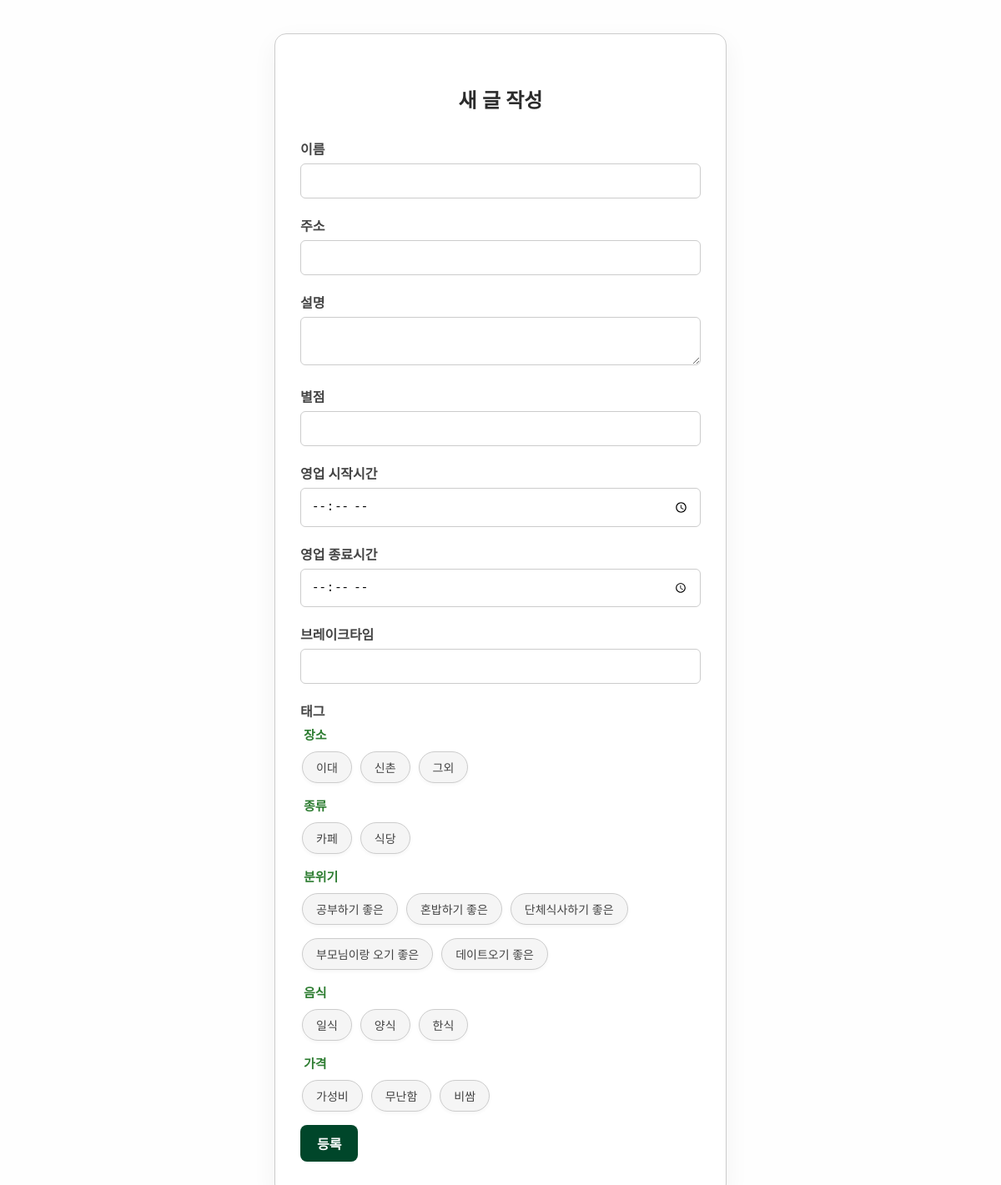
The app's page /new with its own data.
### helloSecurity/models/models.py (models this page shows)
class TagCategory(db.Model):
    __tablename__ = "tag_categories"
    id   = db.Column(db.Integer, primary_key=True)
    name = db.Column(db.String(50), unique=True, nullable=False)
    tags = db.relationship("Tag",
                            backref="category",
                            cascade="all, delete-orphan")

class Tag(db.Model):
    id = db.Column(db.Integer, primary_key=True)
    name = db.Column(db.String(50), nullable=False)
    category_id = db.Column(db.Integer,
                            db.ForeignKey("tag_categories.id"),
                            nullable=False)

### helloSecurity/routes/restaurant.py (the view, shortened to what this page needs)
@bp.route("/new", methods=["GET", "POST"]) # naver.com/restaurant/update
def create():
    categories = TagCategory.query.order_by(TagCategory.id).all()
    return render_template("restaurants/create.html",
                           tags=[],               # ← 안 써도 되지만 호환용
                           categories=categories)

### helloSecurity/templates/restaurants/create.html (shortened to what this page needs)
<!DOCTYPE html>
<html lang="ko">
<head>
  <link href="../../static/css/style.css" rel="stylesheet" />
</head>
<body>
  <form class="form-container" method="post">
    <h2>새 글 작성</h2>
    <label>이름</label>
    <input name="name" value="{{ restaurant.name if restaurant else '' }}"><br>
    <label>주소</label>
    <input name="address" value="{{ restaurant.address if restaurant else '' }}"><br>
    <label>설명</label>
    <textarea name="description">{{ restaurant.description if restaurant else '' }}</textarea><br>
    <label>별점</label>
    <input name="rating" value="{{restaurant.rating if restaurant else ''}}">
    <label>영업 시작시간</label>
    <input name="start_hour" type="time" value="{{restaurant.start_hour if restaurant else ''}}">
    <label>영업 종료시간</label>
    <input name="end_hour" type="time" value="{{restaurant.end_hour if restaurant else ''}}">
    <label>브레이크타임</label>
    <input name="breaktime" value="{{restaurant.break_time if restaurant else ''}}">
    <label>태그</label>
  {% for cat in categories %}
  <fieldset>
    <legend>{{ cat.name }}</legend>
    <div class="tag-checkbox-group">
      {% for tag in cat.tags %}
        <div class="tag-checkbox">
          <label for="tag-{{ tag.id }}">{{ tag.name }}</label>
        </div>
      {% endfor %}
    </div>
  </fieldset>
{% endfor %}
    <button id="submit-btn" class="btn" type="submit">등록</button>
</form>
</body>
</html>

### helloSecurity/static/css/style.css (style rules this page uses)
body { font-family: 'Pretendard', 'Segoe UI', sans-serif; margin: 40px; background-color: #fefefe; color: #333; }
.btn { background-color: #00462a; color: #fff; padding: 10px 20px; border: none; border-radius: 8px; font-weight: bold; cursor: pointer; width: 100%; transition: background-color 0.2s ease; width:auto; font-size:1em; text-decoration: none; }
.form-container { max-width: 480px; margin: 0 auto; padding: 40px 30px; border: 1px solid #ccc; border-radius: 14px; background: #fff; box-shadow: 0 10px 30px rgba(0,0,0,0.05); }
h2 { text-align: center; margin-bottom: 30px; color: #2c2c2c; }
label { display: block; margin-bottom: 6px; font-weight: 600; color: #444; }
input, select, textarea { width: 100%; padding: 12px; margin-bottom: 20px; border: 1.5px solid #ccc; border-radius: 6px; font-size: 14px; box-sizing: border-box; transition: border-color 0.2s ease; }
fieldset { border: none; margin-bottom: 10px; padding: 0; }
legend { font-weight:600; font-size:15px; margin-bottom:10px; color:#2e7d32; }
.tag-checkbox-group { display:flex; flex-wrap:wrap; gap:10px; }
.tag-checkbox label { display:inline-block; padding:8px 16px; border:1.5px solid #ccc; border-radius:999px; background:#f5f5f5; color:#444; font-size:14px; font-weight:500; cursor:pointer; user-select:none; transition:all 0.25s ease; box-shadow:0 2px 4px rgba(0,0,0,0.04); }

### records on screen
TagCategory: name "장소"
Tag: name "이대"
Tag: name "신촌"
Tag: name "그외"
TagCategory: name "종류"
Tag: name "카페"
Tag: name "식당"
TagCategory: name "분위기"
Tag: name "공부하기 좋은"
Tag: name "혼밥하기 좋은"
Tag: name "단체식사하기 좋은"
Tag: name "부모님이랑 오기 좋은"
Tag: name "데이트오기 좋은"
TagCategory: name "음식"
Tag: name "일식"
Tag: name "양식"
Tag: name "한식"
TagCategory: name "가격"
Tag: name "가성비"
Tag: name "무난함"
Tag: name "비쌈"
